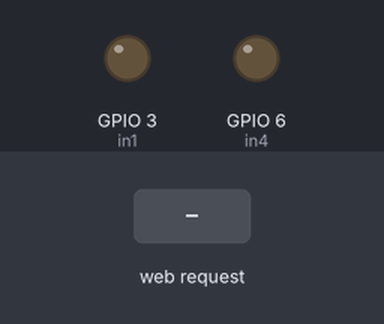
The sketch below on a simulated ESP32. Shown: output pins drawn as LEDs (lit = HIGH). The test bench sets the inputs (shaded band). WiFi joins after 1.5 s; servers stay silent unless stated; what the sketch prints to the serial monitor is not drawn.

Above: at 2.7 s.
2.8 s: HTTP request GET /fata/on received
At 3.3 s:
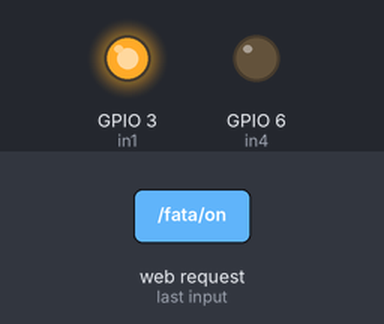
4.3 s: HTTP request GET /spate/on received
At 5.5 s:
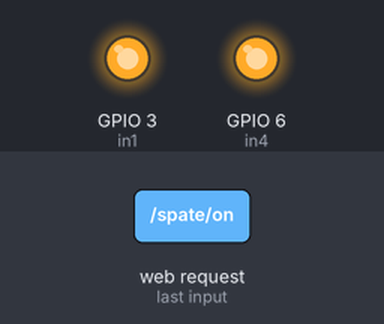
5.8 s: HTTP request GET /fata/off received
At 6.7 s:
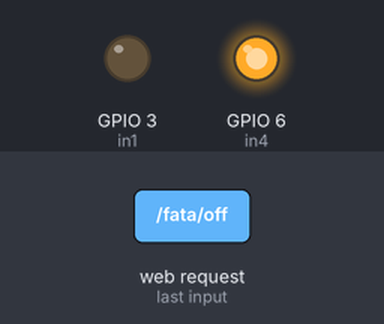
Timing chart, 0 to 8.8 s (numbered marks = the images above; inputs shaded):
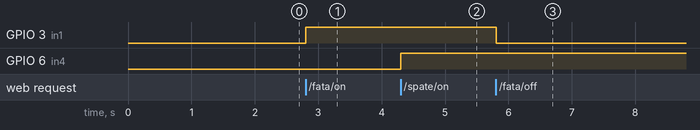

The sketch:

wifi2.ino
```cpp
/*********
  Rui Santos
  Complete project details at https://randomnerdtutorials.com
*********/

// Load Wi-Fi library
#include <WiFi.h>

// Replace with your network credentials
const char* ssid = "Vlad detine netu'";
const char* password = "nicioparola";

// Set web server port number to 80
WiFiServer server(80);

// Variable to store the HTTP request
String header;

// Auxiliar variables to store the current output state
String output26State = "off";
String output27State = "off";

// Assign output variables to GPIO pins
const int in1 = D2;
const int in2 = D3;
const int in3 = D4;
const int in4 = D5;

// Current time
unsigned long currentTime = millis();
// Previous time
unsigned long previousTime = 0;
// Define timeout time in milliseconds (example: 2000ms = 2s)
const long timeoutTime = 2000;

void setup() {
  Serial.begin(115200);
  // Initialize the output variables as outputs
  pinMode(in1, OUTPUT);
  pinMode(in4, OUTPUT);
  // Set outputs to LOW
  digitalWrite(in1, LOW);
  digitalWrite(in4, LOW);

  // Connect to Wi-Fi network with SSID and password
  Serial.print("Connecting to ");
  Serial.println(ssid);
  WiFi.begin(ssid, password);
  while (WiFi.status() != WL_CONNECTED) {
    delay(500);
    Serial.print(".");
  }
  // Print local IP address and start web server
  Serial.println("");
  Serial.println("WiFi connected.");
  Serial.println("IP address: ");
  Serial.println(WiFi.localIP());
  server.begin();
}

void loop(){
  WiFiClient client = server.available();   // Listen for incoming clients

  if (client) {                             // If a new client connects,
    currentTime = millis();
    previousTime = currentTime;
    Serial.println("New Client.");          // print a message out in the serial port
    String currentLine = "";                // make a String to hold incoming data from the client
    while (client.connected() && currentTime - previousTime <= timeoutTime) {  // loop while the client's connected
      currentTime = millis();
      if (client.available()) {             // if there's bytes to read from the client,
        char c = client.read();             // read a byte, then
        Serial.write(c);                    // print it out the serial monitor
        header += c;
        if (c == '\n') {                    // if the byte is a newline character
          // if the current line is blank, you got two newline characters in a row.
          // that's the end of the client HTTP request, so send a response:
          if (currentLine.length() == 0) {
            // HTTP headers always start with a response code (e.g. HTTP/1.1 200 OK)
            // and a content-type so the client knows what's coming, then a blank line:
            client.println("HTTP/1.1 200 OK");
            client.println("Content-type:text/html");
            client.println("Connection: close");
            client.println();

            // turns the GPIOs on and off
            // if (header.indexOf("GET /26/on") >= 0) {
            //   Serial.println("GPIO 26 on");
            //   output26State = "on";
            //   digitalWrite(in1, HIGH);
            // } else if (header.indexOf("GET /26/off") >= 0) {
            //   Serial.println("GPIO 26 off");
            //   output26State = "off";
            //   digitalWrite(in1, LOW);
            // } else if (header.indexOf("GET /27/on") >= 0) {
            //   Serial.println("GPIO 27 on");
            //   output27State = "on";
            //   digitalWrite(in4, HIGH);
            // } else if (header.indexOf("GET /27/off") >= 0) {
            //   Serial.println("GPIO 27 off");
            //   output27State = "off";
            //   digitalWrite(in4, LOW);
            // }
            if (header.indexOf("GET /fata/on") >= 0) {
              Serial.println("GPIO 26 on");
              output26State = "on";
              digitalWrite(in1, HIGH);
            } else if (header.indexOf("GET /fata/off") >= 0) {
              Serial.println("GPIO 26 off");
              output26State = "off";
              digitalWrite(in1, LOW);
            } else if (header.indexOf("GET /spate/on") >= 0) {
              Serial.println("GPIO 27 on");
              output27State = "on";
              digitalWrite(in4, HIGH);
            } else if (header.indexOf("GET /spate/off") >= 0) {
              Serial.println("GPIO 27 off");
              output27State = "off";
              digitalWrite(in4, LOW);
            } else if (header.indexOf("GET /stanga/on") >= 0) {
              Serial.println("GPIO 27 on");
              output27State = "on";
              digitalWrite(in4, HIGH);
            } else if (header.indexOf("GET /stanga/off") >= 0) {
              Serial.println("GPIO 27 off");
              output27State = "off";
              digitalWrite(in4, LOW);
            }

            // Display the HTML web page
            client.println("<!DOCTYPE html><html>");
            client.println("<head><meta name=\"viewport\" content=\"width=device-width, initial-scale=1\">");
            client.println("<link rel=\"icon\" href=\"data:,\">");
            // CSS to style the on/off buttons
            // Feel free to change the background-color and font-size attributes to fit your preferences
            client.println("<style>html { font-family: Helvetica; display: inline-block; margin: 0px auto; text-align: center;}");
            client.println(".button { background-color: #4CAF50; border: none; color: white; padding: 16px 40px;");
            client.println("text-decoration: none; font-size: 30px; margin: 2px; cursor: pointer;}");
            client.println(".button2 {background-color: #555555;}</style></head>");

            // Web Page Heading
            client.println("<body><h1>TELECOMANDA</h1>");

            // Display current state, and ON/OFF buttons for GPIO 26
            client.println("<p>GPIO 26 - State " + output26State + "</p>");
            // If the output26State is off, it displays the ON button
            if (output26State=="off") {
              client.println("<p><a href=\"/26/on\"><button class=\"button\">ON</button></a></p>");
            } else {
              client.println("<p><a href=\"/26/off\"><button class=\"button button2\">OFF</button></a></p>");
            }

            // Display current state, and ON/OFF buttons for GPIO 27
            client.println("<p>GPIO 27 - State " + output27State + "</p>");
            // If the output27State is off, it displays the ON button
            if (output27State=="off") {
              client.println("<p><a href=\"/27/on\"><button class=\"button\">ON</button></a></p>");
            } else {
              client.println("<p><a href=\"/27/off\"><button class=\"button button2\">OFF</button></a></p>");
            }
            client.println("</body></html>");

            // The HTTP response ends with another blank line
            client.println();
            // Break out of the while loop
            break;
          } else { // if you got a newline, then clear currentLine
            currentLine = "";
          }
        } else if (c != '\r') {  // if you got anything else but a carriage return character,
          currentLine += c;      // add it to the end of the currentLine
        }
      }
    }
    // Clear the header variable
    header = "";
    // Close the connection
    client.stop();
    Serial.println("Client disconnected.");
    Serial.println("");
  }
}
```

Measured:
- after the input at 2.8 s, GPIO 3 (in1): LOW → HIGH at once
- after the input at 4.3 s, GPIO 6 (in4): LOW → HIGH at once
- after the input at 5.8 s, GPIO 3 (in1): HIGH → LOW at once
